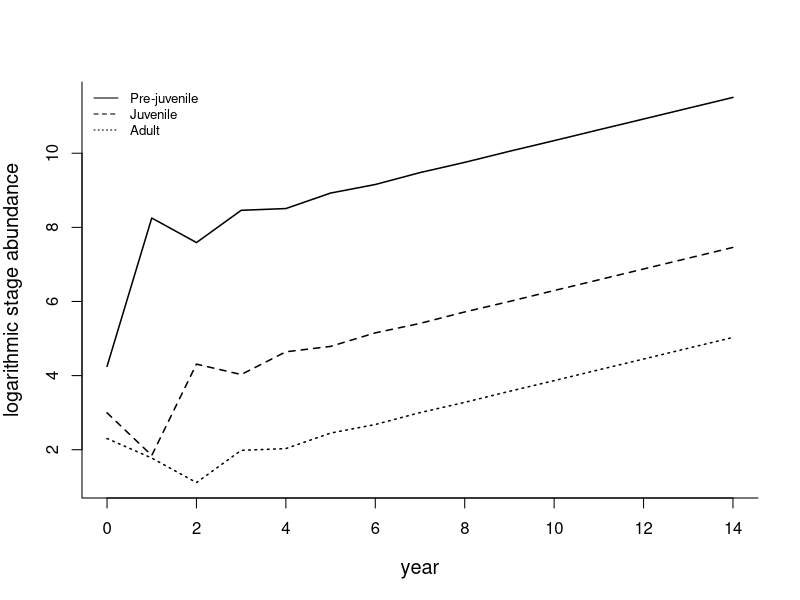
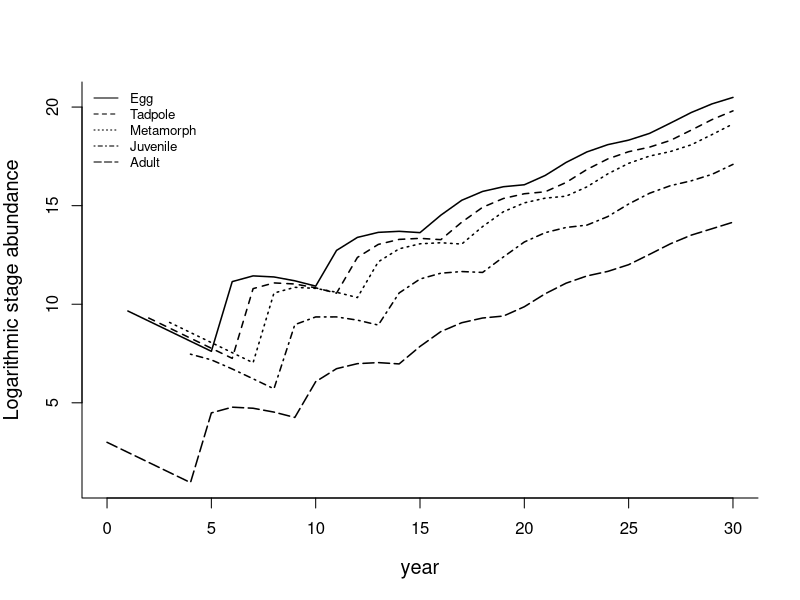

Reproduce these figures in R, in order.
## ---- chunk 1
knitr::opts_chunk$set(echo = FALSE, message = FALSE, dev = "jpeg", dpi = 300)
## ---- chunk 2
library(dplyr)
library(kableExtra)

# create a data frame for the table:
frog <- read.csv("common_frog.csv")

# Create table using kableExtra:
frog %>%
  kbl() %>%
  kable_classic(full_width = F, html_font = "Cambria")

## ---- chunk 3
# Plot the matrix:
library(DiagrammeR)

grViz("digraph {

graph[layout = dot, rankdir = LR]

Prejuvenile
Juvenile
Adult

Prejuvenile -> Juvenile [label = '0.019']
Juvenile -> Adult [label = '0.08']

Adult -> Prejuvenile [label = '279.50', style = dashed]
Juvenile -> Prejuvenile [label = '52.00', style = dashed]

Adult -> Adult [label = '0.43']
Juvenile -> Juvenile [label = '0.25']

}")
## ---- chunk 4
# Create a matrix
X <- matrix(0, nrow=3, ncol=3,
            dimnames = list(c("Pre-juvenile","Juvenile","Adult"),
                            c("Pre-juvenile","Juvenile","Adult")))
X[2,1] <- 0.019
X[2,2] <- 0.25
X[1,2] <- 52
X[1,3] <- 279.5
X[3,2] <- 0.08
X[3,3] <- 0.43

X
## ---- chunk 5
# Define a matrix function to be compiled in R Markdown
write_matex2 <- function(x) {
  begin <- "\\begin{bmatrix}"
  end <- "\\end{bmatrix}"
  X <-
    apply(x, 1, function(x) {
      paste(
        paste(x, collapse = "&"),
        "\\\\"
      )
    })
  paste(c(begin, X, end), collapse = "")
}

# Define a matrix for vital rates:
X <- matrix(0, nrow=3, ncol=3)
X[2,1] <- 0.019
X[2,2] <- 0.25
X[1,2] <- 52
X[1,3] <- 279.5
X[3,2] <- 0.08
X[3,3] <- 0.43

# Define a matrix for population in 2010:
Y <- matrix(c(70,20,10))

# Define a matrix for population in 2011:
Z <- matrix(c(3835,6,6))
## ---- chunk 6
years <- 14
# Create an empty matrix to store the population projection results
N.project <- matrix(0, nrow = 3, ncol = years+1)
# Add the initial population for each stage
N.project[,1] <- c(70,20,10)

# Use a for loop to iterate through the time steps
for (i in 1:years) {
  N.project[, i+1] <- X %*% N.project[,i]
}
## ---- chunk 7
# Calculate the stage distribution for 2023
s.2023 <- sum(N.project[,14])
# Pre-juvenile:
N.project[1,14]/s.2023
# Juvenile:
N.project[2,14]/s.2023
# Adult:
N.project[3,14]/s.2023
## ---- chunk 8
# Calculate the stage distribution for 2024
s.2024 <- sum(N.project[,15])
# Pre-juvenile:
N.project[1,15]/s.2024
# Juvenile:
N.project[2,15]/s.2024
# Adult:
N.project[3,15]/s.2024
## ---- chunk 9
# Plot the population trajectory for each stage (log)
matplot(0:years, log(t(N.project)), type = "l", lty = 1:3, col = 1,
        pch=16, lwd=1.5, bty="l", cex.lab=1.2,
       xlab = "year", ylab = "logarithmic stage abundance")
legend("topleft", legend = c("Pre-juvenile", "Juvenile", "Adult"),
       lty = 1:3, col = 1, bty = "n", cex = 0.8)
## ---- chunk 10
# The population growth rate from year 2022-2023 is:
sum(N.project[,14])/sum(N.project[,13])

# The population growth rate from year 2023-2024 is:
sum(N.project[,15])/sum(N.project[,14])
## ---- chunk 11
# Run the eigenanalysis
eigs.X <- eigen(X)

# Find the index position of the largest absolute value of the eigenvalues
dom.pos <- which.max(eigs.X[["values"]])

# Extract the dominant eigenvalue and retain only its real part
lambda <- Re(eigs.X[["values"]][dom.pos])
lambda
## ---- chunk 12
# Extract w, keeping just the real part, and divide it by its sum to get the stable stage distribution
w <- Re(eigs.X[["vectors"]][, dom.pos])
ssd <- w/sum(w)
round(ssd, 3)
## ---- chunk 13
# Performing eigenanalysis on the transpose of the projection matrix
M <- eigen(t(X))

# Get the left eigenvalues and eigenvectors
v <- Re(M$vectors[, which.max(Re(M$values))])

# Extract just the dominant left eigenvector; we then scale it, so the stage 1 has a reproductive value of 1.0
RV <- v/v[1]
RV
## ---- chunk 14
# Plot the matrix:
library(DiagrammeR)

grViz("digraph {

graph[layout = dot, rankdir = LR]

Egg
Tadpole
Metamorph
Juvenile
Adult

Egg -> Tadpole [label = '0.7']
Tadpole -> Metamorph [label = '0.8']
Metamorph -> Juvenile [label = '0.5']
Juvenile -> Adult [label = '0.05']

Adult -> Egg [label = '5200', style = dashed]

Adult -> Adult [label = '0.6']
Juvenile -> Juvenile [label = '0.15']

}")
## ---- chunk 15
# Create the matrix in R with the values we have:
toad <- matrix(0, nrow=5, ncol=5)
toad[2,1] <- 0.7
toad[3,2] <- 0.8
toad[4,3] <- 0.2
toad[5,4] <- 0.05
toad[4,4] <- 0.15
toad[5,5] <- 0.6
toad[1,5] <- 780
## ---- chunk 16
years <- 30
# Create an empty matrix to store the population projection results
N.project <- matrix(0, nrow = 5, ncol = years+1)
N.project[,1] <- c(0,0,0,0,20)

# Use a for loop to iterate through the time steps
for (i in 1:years) {
  N.project[, i+1] <- toad %*% N.project[,i]
}

# Plot the population trajectory for each stage (log)
matplot(0:years, log(t(N.project)), type = "l", lty = 1:5, col = 1,
        pch=16, lwd=1.5, bty="l", cex.lab=1.2,
        xlab = "year", ylab = "Logarithmic stage abundance")
legend("topleft",
       legend = c("Egg", "Tadpole", "Metamorph", "Juvenile", "Adult"),
       lty = 1:5, col = 1, bty = "n", cex = 0.8)
## ---- chunk 17
## Table for discussion paper:
library(dplyr)
library(kableExtra)
# Create a dataframe containing all the results of the analysis
Strategy <- c("No removal","Adult removal","Pre-metamorphic removal",
              "Successfully eradication")
Pop.size <- c(2973, 2197, 3318, 0)
Efficacy <- c(0, 776, -345, 2973)

results <- as.data.frame(cbind(Strategy, Pop.size, Efficacy))

# Wrap into a table
results %>% 
  kbl(align = "c",
      col.names = c("Management removal strategy",
                    "Population size at the end of management",
                    "Strategy efficacy")) %>% 
  kable_classic(full_width = F, html_font = "Cambria") %>% 
  kable_styling(font_size = 15)
